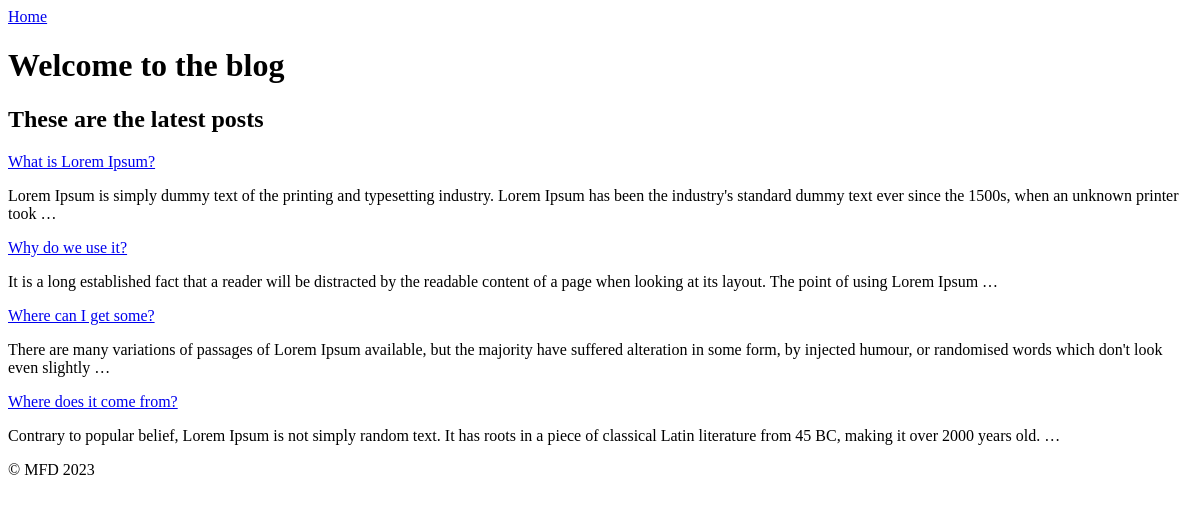
Before: / with the older database file.
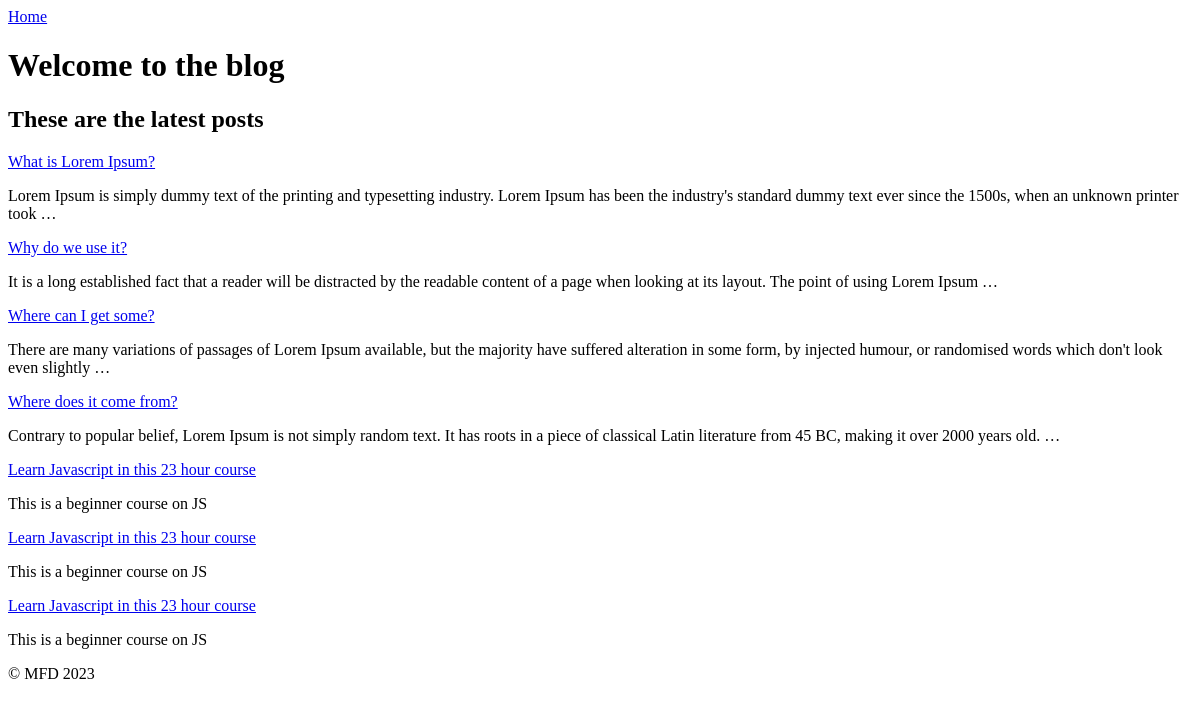
After: the same page with the newer database file.
### posts/models.py (models this page shows, shortened)
class Post(models.Model):
    title = models.CharField(max_length=50)
    body = models.TextField()
    create_at = models.DateTimeField(auto_now_add=True)
    modified_at = models.DateTimeField(auto_now=True)
    def get_absolute_url(self):
        return reverse('post_detail', kwargs={'id':self.pk})

### posts/views.py (the view)
# urls.py: path("", views.index, name="homepage"),
def index(request):
    posts = Post.objects.all()
    return render(request, "posts/index.html", {"posts": posts})

### templates/posts/index.html
{% extends 'base.html' %}
    {% block content %}
    <h1>Welcome to the blog</h1>
    <h2>These are the latest posts</h2>
    {% for post in posts %}
        <div class="post">
            <a href={{post.get_absolute_url}}>{{post.title}}</a>
            <p>{{post.body|truncatewords:30}}</p>
        </div>
    {% endfor %}
{% endblock content %}

### templates/base.html (shortened to what this page needs)
<!DOCTYPE html>
<html lang="en">
<head>
</head>
<body>
    <header>
        <a href="{% url 'homepage' %}">Home</a>
    </header>
    {% block content %}
    {% endblock content %}
    <footer>
        &copy; MFD {% now "Y" %}
    </footer>
</body>
</html>

Changed rows visible on the page:
added Post: title "Learn Javascript in this 23 hour course", body "This is a beginner course on JS"
added Post: title "Learn Javascript in this 23 hour course", body "This is a beginner course on JS"
added Post: title "Learn Javascript in this 23 hour course", body "This is a beginner course on JS"
